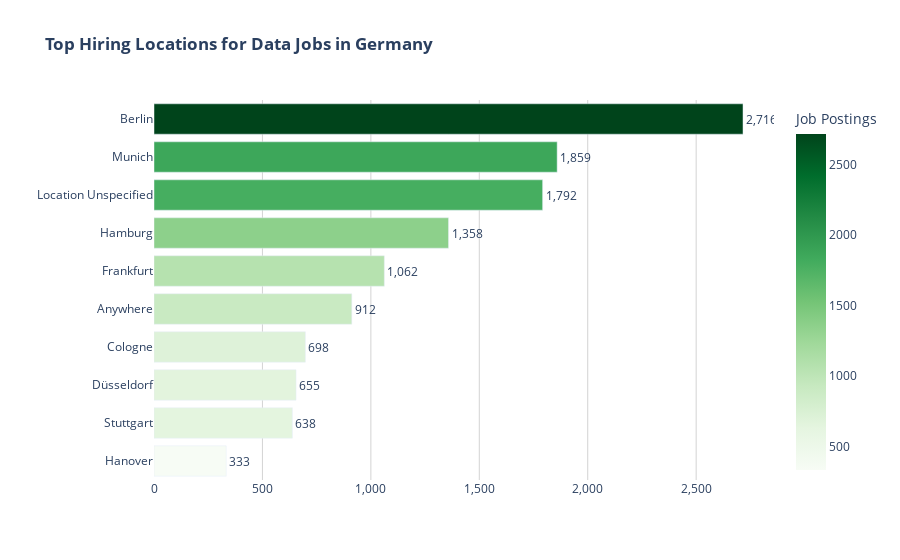

Here is the notebook cell this chart was saved with:
### Markdown cell above
1.4. Plotting with cleaned location data

### Code cell
df_location_plot = (df_Data_Germany['location_cleaned']
    .value_counts()
    .head(10)
    .to_frame()
    .reset_index()
    .rename(columns={'location_cleaned': 'City', 'count': 'Job Postings'}))

fig = px.bar(
    df_location_plot,
    x='Job Postings',
    y='City',
    orientation='h',
    title='<b>Top Hiring Locations for Data Jobs in Germany</b>',
    color='Job Postings',
    color_continuous_scale='Greens'
)

# Customizing hover template
fig.update_traces(
    textposition='outside',
    hovertemplate=(
        '<b>%{y}</b><br>' +
        'Job Postings: %{x:,}' +
        '<extra></extra>'
    ),
    texttemplate='%{x:,}'  
)

fig.update_layout(
    yaxis={'categoryorder': 'total ascending', 'title': ''},
    xaxis={'tickformat': ',', 'title': ' '},
    plot_bgcolor='white',
    hovermode='y unified',
    showlegend=False
)

# Adding grid lines
fig.update_xaxes(showgrid=True, gridcolor='lightgrey')

fig.show()

### Figure 1 — Plotly figure (JSON) as saved in the notebook; plotly's stock layout.template omitted (floating-point values rounded to 4 significant figures)
{"data": [{"alignmentgroup": "True", "hovertemplate": "<b>%{y}</b><br>Job Postings: %{x:,}<extra></extra>", "legendgroup": "", "marker": {"color": [2716, 1859, 1792, 1358, 1062, 912, 698, 655, 638, 333], "coloraxis": "coloraxis", "pattern": {"shape": ""}}, "name": "", "offsetgroup": "", "orientation": "h", "showlegend": false, "textposition": "outside", "texttemplate": "%{x:,}", "type": "bar", "x": [2716, 1859, 1792, 1358, 1062, 912, 698, 655, 638, 333], "xaxis": "x", "y": ["Berlin", "Munich", "Location Unspecified", "Hamburg", "Frankfurt", "Anywhere", "Cologne", "Düsseldorf", "Stuttgart", "Hanover"], "yaxis": "y"}], "layout": {"barmode": "relative", "coloraxis": {"colorbar": {"title": {"text": "Job Postings"}}, "colorscale": [[0, "rgb(247,252,245)"], [0.125, "rgb(229,245,224)"], [0.25, "rgb(199,233,192)"], [0.375, "rgb(161,217,155)"], [0.5, "rgb(116,196,118)"], [0.625, "rgb(65,171,93)"], [0.75, "rgb(35,139,69)"], [0.875, "rgb(0,109,44)"], [1, "rgb(0,68,27)"]]}, "hovermode": "y unified", "legend": {"tracegroupgap": 0}, "plot_bgcolor": "white", "showlegend": false, "title": {"text": "<b>Top Hiring Locations for Data Jobs in Germany</b>"}, "xaxis": {"anchor": "y", "domain": [0, 1], "gridcolor": "lightgrey", "showgrid": true, "tickformat": ",", "title": {"text": " "}}, "yaxis": {"anchor": "x", "categoryorder": "total ascending", "domain": [0, 1], "title": {"text": ""}}}}
